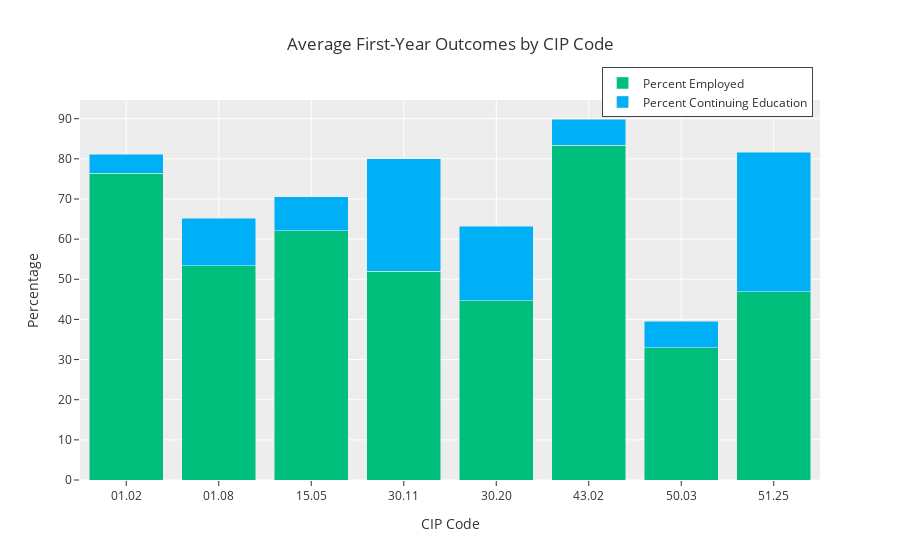

This figure's notebook cell:
### Code cell
def stacked_bar(prog_data, cip_list, selected_cips = []):
    
    fig_data = prog_data[prog_data['cip_code'].isin(cip_list)]
    grouped = fig_data.groupby('cip_code').mean().reset_index()
    grouped = grouped.merge(fig_data[['CIPCode', 'CIPTitle']], how='left', left_on='cip_code', right_on='CIPCode')
    grouped.drop_duplicates(inplace=True)
    
    selected_grouped = grouped[grouped['cip_code'].isin(selected_cips)]
    
    other_grouped = grouped[~grouped['cip_code'].isin(selected_cips)]
    
    if len(selected_grouped) == 0:
        opacity = 1.0
    else:
        opacity = 0.25
    
    stacked = go.Figure(data=[go.Bar(name='(Selected) Percent Employed',
                                    x=selected_grouped['cip_code'],
                                    y=selected_grouped['total_perc_employed_overall'],
                                    hovertext = selected_grouped['CIPTitle'],
                                    hovertemplate = "<b>%{hovertext}</b><br><br>" +
                                     "Percent Employed: %{y:.0f}%<br>"+"<extra></extra>"),
                              
                              go.Bar(name='(Selected) Percent Continuing Education',
                                    x=selected_grouped['cip_code'],
                                    y=selected_grouped['perc_continuing_ed'],
                                    hovertext = selected_grouped['CIPTitle'],
                                    hovertemplate = 
                                     "Percent Continuing Education: %{y:.0f}%<br>"+"<extra></extra>"),
                              
                              go.Bar(name='Percent Employed',
                                    x=other_grouped['cip_code'],
                                    y=other_grouped['total_perc_employed_overall'],
                                    opacity = opacity,
                                    hovertext = other_grouped['CIPTitle'],
                                    hovertemplate = "<b>%{hovertext}</b><br><br>" +
                                     "Percent Employed: %{y:.0f}%<br>"+"<extra></extra>"),
                              
                              go.Bar(name='Percent Continuing Education',
                                    x=other_grouped['cip_code'],
                                    y=other_grouped['perc_continuing_ed'],
                                    opacity = opacity,
                                    hovertext = other_grouped['CIPTitle'],
                                    hovertemplate =  
                                     "Percent Continuing Education: %{y:.0f}%<br>"+"<extra></extra>")
                              
                              
                             ]
                       )
    stacked.update_layout(barmode='stack', title='Average First-Year Outcomes by CIP Code',
                          xaxis_title = 'CIP Code',
                          yaxis_title = 'Percentage',
                          hovermode = 'x unified',
                          template = 'ggplot2',
                          legend={'traceorder':'normal', 'borderwidth':1, 'yanchor':'middle', 'y':1.02,
                                  'xanchor':'right', 'x':0.99})
    
    return stacked

sample_cips = get_rand_cips(bach_prog)

highlight_cips = random.choices(sample_cips, k=random.choice(range(len(sample_cips))))

stacked_bar(bach_prog, sample_cips)

### Figure 1 — Plotly figure (JSON) as saved in the notebook; plotly's stock layout.template omitted (floating-point values rounded to 4 significant figures)
{"data": [{"hovertemplate": "<b>%{hovertext}</b><br><br>Percent Employed: %{y:.0f}%<br><extra></extra>", "hovertext": [], "name": "(Selected) Percent Employed", "type": "bar", "x": [], "y": []}, {"hovertemplate": "Percent Continuing Education: %{y:.0f}%<br><extra></extra>", "hovertext": [], "name": "(Selected) Percent Continuing Education", "type": "bar", "x": [], "y": []}, {"hovertemplate": "<b>%{hovertext}</b><br><br>Percent Employed: %{y:.0f}%<br><extra></extra>", "hovertext": ["Agricultural Mechanization.", "Agricultural Public Services.", "Environmental Control Technologies/Technicians.", "Gerontology.", "International/Global Studies.", "Fire Protection.", "Dance.", "Veterinary Biomedical and Clinical Sciences."], "name": "Percent Employed", "opacity": 1, "type": "bar", "x": ["01.02", "01.08", "15.05", "30.11", "30.20", "43.02", "50.03", "51.25"], "y": [76.43, 53.42, 62.12, 52, 44.62, 83.4, 32.95, 46.95]}, {"hovertemplate": "Percent Continuing Education: %{y:.0f}%<br><extra></extra>", "hovertext": ["Agricultural Mechanization.", "Agricultural Public Services.", "Environmental Control Technologies/Technicians.", "Gerontology.", "International/Global Studies.", "Fire Protection.", "Dance.", "Veterinary Biomedical and Clinical Sciences."], "name": "Percent Continuing Education", "opacity": 1, "type": "bar", "x": ["01.02", "01.08", "15.05", "30.11", "30.20", "43.02", "50.03", "51.25"], "y": [4.775, 11.82, 8.46, 28, 18.52, 6.525, 6.65, 34.75]}], "layout": {"barmode": "stack", "hovermode": "x unified", "legend": {"borderwidth": 1, "traceorder": "normal", "x": 0.99, "xanchor": "right", "y": 1.02, "yanchor": "middle"}, "title": {"text": "Average First-Year Outcomes by CIP Code"}, "xaxis": {"title": {"text": "CIP Code"}}, "yaxis": {"title": {"text": "Percentage"}}}}
